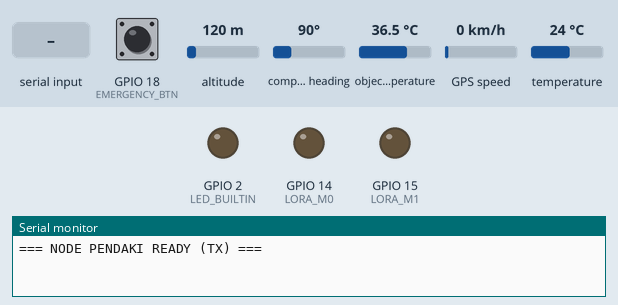
Recording of a sketch running on a simulated ESP32. On the bench: output pins drawn as LEDs (lit = HIGH), the last lines printed to the serial monitor. The inputs (shaded band) are chosen by the test bench; at power-on: GPIO 18 (EMERGENCY_BTN) HIGH, altitude 120 m, compass heading 90°, object temperature 36.5 °C, GPS speed 0 km/h, temperature 24 °C. The GPS gets a fix after 3 s at 37.7749, -122.4194 with 8 satellites.

Above: at 1.2 s.
1.3 s: GPIO 18 (EMERGENCY_BTN) pulled LOW for 1 s
4.6 s: "ACK\n" received over the second serial link
At 5.1 s:
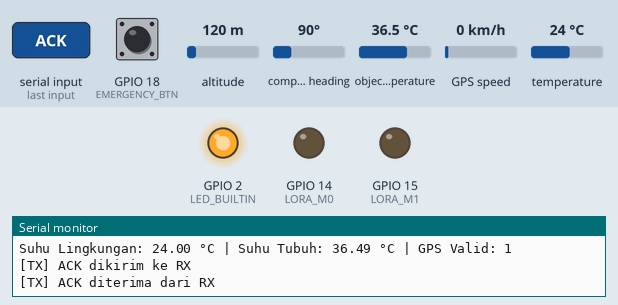
7.6 s: GPIO 18 (EMERGENCY_BTN) pulled LOW for 0.15 s
Timing chart, 0 to 10.8 s (numbered marks = the images above; inputs shaded):
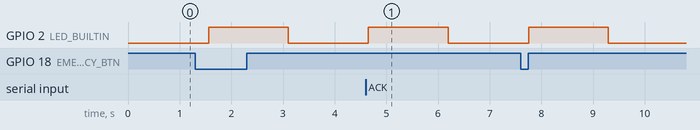

The sketch:

TX.ino
```cpp
#include <OneWire.h>
#include <DallasTemperature.h>
#include <TinyGPS++.h>
#include <Adafruit_MLX90614.h>

#define DS18B20_PIN 4
#define EMERGENCY_BTN 18

#define GPS_RX 16
#define GPS_TX 17
#define GPS_BAUD 9600

#define LORA_RX 26
#define LORA_TX 27
#define LORA_BAUD 9600
#define LORA_M0 14
#define LORA_M1 15

#define LED_BUILTIN 2

OneWire oneWire(DS18B20_PIN);
DallasTemperature ds18b20(&oneWire);
Adafruit_MLX90614 mlx = Adafruit_MLX90614();
TinyGPSPlus gps;

HardwareSerial loraSerial(1);
HardwareSerial gpsSerial(2);

const uint32_t SEND_INTERVAL = 5000;
const uint32_t PING_INTERVAL = 2000;

uint32_t lastSend = 0;
uint32_t lastPing = 0;
uint32_t lastAckTime = 0;

bool lastButtonState = HIGH;

String buildLocalTime() {
  if (!gps.location.isValid() || gps.date.year() < 2020)
    return "0000-00-00 00:00:00";

  int year = gps.date.year();
  int month = gps.date.month();
  int day = gps.date.day();
  int hour = gps.time.hour();
  int minute = gps.time.minute();
  int second = gps.time.second();

  int offset = round(gps.location.lng() / 15.0);
  hour += offset;
  if (hour >= 24) hour -= 24;
  else if (hour < 0) hour += 24;

  char buf[30];
  snprintf(buf, sizeof(buf), "%04d-%02d-%02d %02d:%02d:%02d",
           year, month, day, hour, minute, second);
  return String(buf);
}

void sendPacket(float tempLingkungan, float tempTubuh, bool emergency = false) {
  String payload;

  if (gps.location.isValid() && gps.date.year() >= 2020) {
    payload = String(gps.location.lat(), 6) + "," +
              String(gps.location.lng(), 6) + "," +
              String(tempLingkungan, 2) + "," +
              String(tempTubuh, 2) + "," +
              buildLocalTime();
  } else {
    payload = "NaN,NaN," +
              String(tempLingkungan, 2) + "," +
              String(tempTubuh, 2) + ",0000-00-00 00:00:00";
  }

  if (emergency) payload += ",EMERGENCY";

  payload += "\n";
  loraSerial.print(payload);
  Serial.print("Kirim Data: ");
  Serial.print(payload);
}

void sendAckPing() {
  loraSerial.print("ACK\n");
  Serial.println("[TX] ACK dikirim ke RX");
}

void handleIncoming() {
  static String buffer;
  while (loraSerial.available()) {
    char c = loraSerial.read();
    if (c == '\n') {
      if (buffer == "ACK") {
        lastAckTime = millis();
        Serial.println("[TX] ACK diterima dari RX");
      }
      buffer = "";
    } else if (c != '\r') {
      buffer += c;
      if (buffer.length() > 50) buffer = "";
    }
  }
}

void updateLED() {
  static uint32_t lastToggle = 0;
  static bool ledState = false;
  if (millis() - lastAckTime < 4000) {
    if (millis() - lastToggle >= 1000) {
      ledState = !ledState;
      digitalWrite(LED_BUILTIN, ledState);
      lastToggle = millis();
    }
  } else {
    digitalWrite(LED_BUILTIN, LOW);
  }
}

void setup() {
  Serial.begin(115200);
  ds18b20.begin();
  mlx.begin();
  gpsSerial.begin(GPS_BAUD, SERIAL_8N1, GPS_RX, GPS_TX);

  pinMode(LORA_M0, OUTPUT);
  pinMode(LORA_M1, OUTPUT);
  digitalWrite(LORA_M0, LOW);
  digitalWrite(LORA_M1, LOW);
  loraSerial.begin(LORA_BAUD, SERIAL_8N1, LORA_RX, LORA_TX);

  pinMode(LED_BUILTIN, OUTPUT);
  pinMode(EMERGENCY_BTN, INPUT_PULLUP);

  Serial.println("=== NODE PENDAKI READY (TX) ===");
}

void loop() {
  while (gpsSerial.available()) gps.encode(gpsSerial.read());
  ds18b20.requestTemperatures();
  float tempLingkungan = ds18b20.getTempCByIndex(0);
  float tempTubuh = mlx.readObjectTempC();

  static uint32_t lastDebug = 0;
  if (millis() - lastDebug >= 2000) {
    Serial.printf("Suhu Lingkungan: %.2f °C | Suhu Tubuh: %.2f °C | GPS Valid: %d\n",
                  tempLingkungan, tempTubuh, gps.location.isValid());
    lastDebug = millis();
  }

  bool buttonState = digitalRead(EMERGENCY_BTN);
  if (lastButtonState == HIGH && buttonState == LOW) {
    Serial.println("!!! TOMBOL DARURAT DITEKAN !!!");
    sendPacket(tempLingkungan, tempTubuh, true);
  }
  lastButtonState = buttonState;

  if (millis() - lastSend >= SEND_INTERVAL) {
    sendPacket(tempLingkungan, tempTubuh);
    lastSend = millis();
  }

  if (millis() - lastPing >= PING_INTERVAL) {
    sendAckPing();
    lastPing = millis();
  }

  handleIncoming();
  updateLED();
}
```

Measured:
- after the input at 4.6 s, GPIO 2 (LED_BUILTIN): LOW → HIGH after 0.05 s, → LOW 1.5 s later
